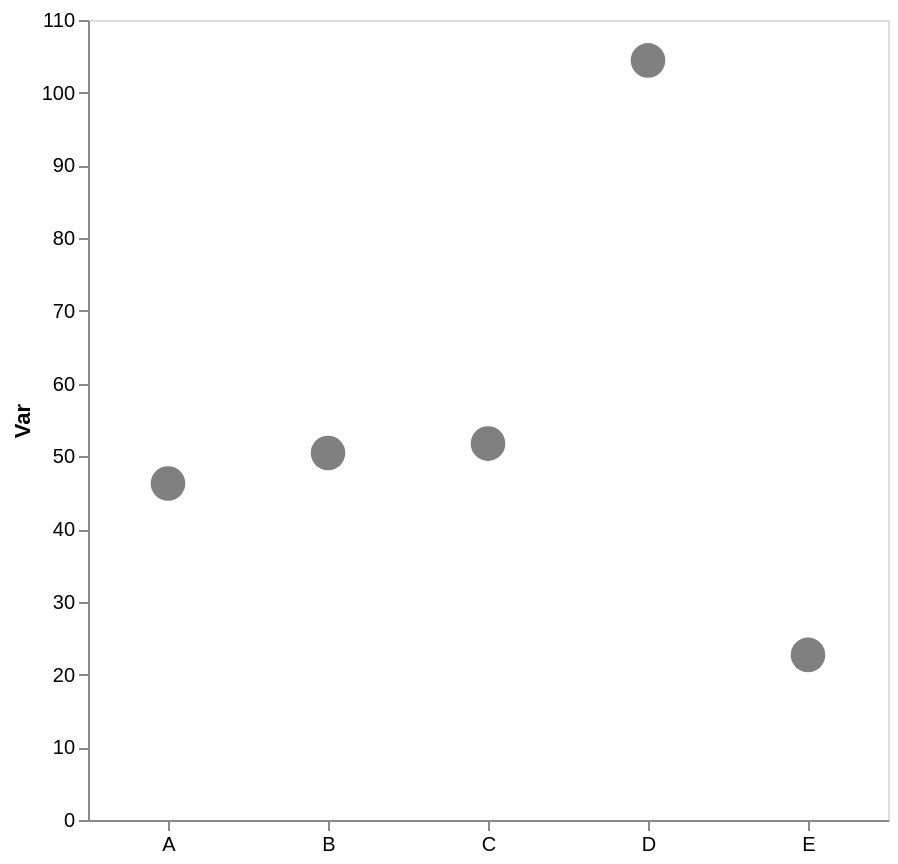

This figure's Vega-Lite source:
### Vega-Lite specification from a JSON file in a GitHub repository (floating-point values rounded to 4 significant figures)
{"config": {"view": {"continuousWidth": 300, "continuousHeight": 300}, "axis": {"grid": false}, "bar": {"color": "gray"}}, "data": {"name": "data-31875e36d78d9b1b270a0289fa7d9434"}, "mark": {"type": "point", "color": "gray", "filled": true, "size": 300}, "encoding": {"x": {"axis": {"labelAngle": 0, "title": null}, "field": "cat", "type": "nominal"}, "y": {"aggregate": "mean", "axis": {"title": "Var"}, "field": "var1", "type": "quantitative"}}, "height": 400, "width": 400, "$schema": "https://vega.github.io/schema/vega-lite/v5.17.0.json", "datasets": {"data-31875e36d78d9b1b270a0289fa7d9434": [{"cat": "B", "var1": 58.93, "var2": 50.15}, {"cat": "E", "var1": 24.93, "var2": 45.87}, {"cat": "B", "var1": 51.03, "var2": 55.6}, {"cat": "E", "var1": 20.57, "var2": 47.89}, {"cat": "C", "var1": 36.29, "var2": 40.52}, {"cat": "A", "var1": 46.27, "var2": 37.93}, {"cat": "B", "var1": 41.45, "var2": 60.84}, {"cat": "E", "var1": 28.37, "var2": 62.22}, {"cat": "D", "var1": 113.9, "var2": 41.82}, {"cat": "C", "var1": 67.23, "var2": 48.37}, {"cat": "D", "var1": 94.97, "var2": 66.88}, {"cat": "E", "var1": 16.94, "var2": 52.47}]}}
